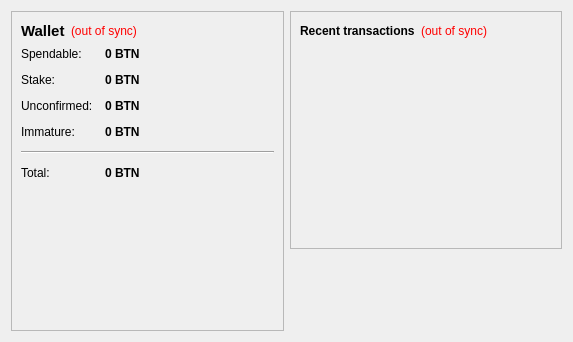
<?xml version="1.0" encoding="UTF-8"?>
<ui version="4.0">
 <class>OverviewPage</class>
 <widget class="QWidget" name="OverviewPage">
  <property name="geometry">
   <rect>
    <x>0</x>
    <y>0</y>
    <width>573</width>
    <height>342</height>
   </rect>
  </property>
  <property name="windowTitle">
   <string>Form</string>
  </property>
  <layout class="QHBoxLayout" name="horizontalLayout" stretch="1,1">
   <item>
    <layout class="QVBoxLayout" name="verticalLayout_2">
     <item>
      <widget class="QFrame" name="frame">
       <property name="frameShape">
        <enum>QFrame::StyledPanel</enum>
       </property>
       <property name="frameShadow">
        <enum>QFrame::Raised</enum>
       </property>
       <layout class="QVBoxLayout" name="verticalLayout_4">
        <item>
         <layout class="QHBoxLayout" name="horizontalLayout_4">
          <item>
           <widget class="QLabel" name="label_5">
            <property name="font">
             <font>
              <pointsize>11</pointsize>
              <weight>75</weight>
              <bold>true</bold>
             </font>
            </property>
            <property name="text">
             <string>Wallet</string>
            </property>
           </widget>
          </item>
          <item>
           <widget class="QLabel" name="labelWalletStatus">
            <property name="toolTip">
             <string>The displayed information may be out of date. Your wallet automatically synchronizes with the Bitnet network after a connection is established, but this process has not completed yet.</string>
            </property>
            <property name="styleSheet">
             <string notr="true">QLabel { color: red; }</string>
            </property>
            <property name="text">
             <string notr="true">(out of sync)</string>
            </property>
            <property name="alignment">
             <set>Qt::AlignLeading|Qt::AlignLeft|Qt::AlignVCenter</set>
            </property>
           </widget>
          </item>
          <item>
           <spacer name="horizontalSpacer_2">
            <property name="orientation">
             <enum>Qt::Horizontal</enum>
            </property>
            <property name="sizeHint" stdset="0">
             <size>
              <width>40</width>
              <height>20</height>
             </size>
            </property>
           </spacer>
          </item>
         </layout>
        </item>
        <item>
         <layout class="QFormLayout" name="formLayout_2">
          <property name="fieldGrowthPolicy">
           <enum>QFormLayout::AllNonFixedFieldsGrow</enum>
          </property>
          <property name="horizontalSpacing">
           <number>12</number>
          </property>
          <property name="verticalSpacing">
           <number>12</number>
          </property>
          <item row="0" column="0">
           <widget class="QLabel" name="label">
            <property name="text">
             <string>Spendable:</string>
            </property>
           </widget>
          </item>
          <item row="0" column="1">
           <widget class="QLabel" name="labelBalance">
            <property name="font">
             <font>
              <weight>75</weight>
              <bold>true</bold>
             </font>
            </property>
            <property name="cursor">
             <cursorShape>IBeamCursor</cursorShape>
            </property>
            <property name="toolTip">
             <string>Your current spendable balance</string>
            </property>
            <property name="text">
             <string notr="true">0 BTN</string>
            </property>
            <property name="textInteractionFlags">
             <set>Qt::LinksAccessibleByMouse|Qt::TextSelectableByKeyboard|Qt::TextSelectableByMouse</set>
            </property>
           </widget>
          </item>
          <item row="1" column="0">
           <widget class="QLabel" name="label_6">
            <property name="text">
             <string>Stake:</string>
            </property>
           </widget>
          </item>
          <item row="1" column="1">
           <widget class="QLabel" name="labelStake">
            <property name="font">
             <font>
              <weight>75</weight>
              <bold>true</bold>
             </font>
            </property>
            <property name="cursor">
             <cursorShape>IBeamCursor</cursorShape>
            </property>
            <property name="toolTip">
             <string>Total of coins that was staked, and do not yet count toward the current balance</string>
            </property>
            <property name="text">
             <string notr="true">0 BTN</string>
            </property>
            <property name="textInteractionFlags">
             <set>Qt::LinksAccessibleByMouse|Qt::TextSelectableByKeyboard|Qt::TextSelectableByMouse</set>
            </property>
           </widget>
          </item>
          <item row="2" column="0">
           <widget class="QLabel" name="label_3">
            <property name="text">
             <string>Unconfirmed:</string>
            </property>
           </widget>
          </item>
          <item row="2" column="1">
           <widget class="QLabel" name="labelUnconfirmed">
            <property name="font">
             <font>
              <weight>75</weight>
              <bold>true</bold>
             </font>
            </property>
            <property name="cursor">
             <cursorShape>IBeamCursor</cursorShape>
            </property>
            <property name="toolTip">
             <string>Total of transactions that have yet to be confirmed, and do not yet count toward the current balance</string>
            </property>
            <property name="text">
             <string notr="true">0 BTN</string>
            </property>
            <property name="textInteractionFlags">
             <set>Qt::LinksAccessibleByMouse|Qt::TextSelectableByKeyboard|Qt::TextSelectableByMouse</set>
            </property>
           </widget>
          </item>
          <item row="3" column="0">
           <widget class="QLabel" name="labelImmatureText">
            <property name="text">
             <string>Immature:</string>
            </property>
           </widget>
          </item>
          <item row="3" column="1">
           <widget class="QLabel" name="labelImmature">
            <property name="font">
             <font>
              <weight>75</weight>
              <bold>true</bold>
             </font>
            </property>
            <property name="toolTip">
             <string>Mined balance that has not yet matured</string>
            </property>
            <property name="text">
             <string notr="true">0 BTN</string>
            </property>
            <property name="textInteractionFlags">
             <set>Qt::LinksAccessibleByMouse|Qt::TextSelectableByKeyboard|Qt::TextSelectableByMouse</set>
            </property>
           </widget>
          </item>
          <item row="4" column="0" colspan="2">
           <widget class="Line" name="line">
            <property name="orientation">
             <enum>Qt::Horizontal</enum>
            </property>
           </widget>
          </item>
          <item row="5" column="0">
           <widget class="QLabel" name="labelTotalText">
            <property name="text">
             <string>Total:</string>
            </property>
           </widget>
          </item>
          <item row="5" column="1">
           <widget class="QLabel" name="labelTotal">
            <property name="font">
             <font>
              <weight>75</weight>
              <bold>true</bold>
             </font>
            </property>
            <property name="cursor">
             <cursorShape>IBeamCursor</cursorShape>
            </property>
            <property name="toolTip">
             <string>Your current total balance</string>
            </property>
            <property name="text">
             <string notr="true">0 BTN</string>
            </property>
            <property name="textInteractionFlags">
             <set>Qt::LinksAccessibleByMouse|Qt::TextSelectableByKeyboard|Qt::TextSelectableByMouse</set>
            </property>
           </widget>
          </item>
         </layout>
        </item>
        <item>
         <spacer name="verticalSpacer">
          <property name="orientation">
           <enum>Qt::Vertical</enum>
          </property>
          <property name="sizeHint" stdset="0">
           <size>
            <width>20</width>
            <height>40</height>
           </size>
          </property>
         </spacer>
        </item>
       </layout>
      </widget>
     </item>
    </layout>
   </item>
   <item>
    <layout class="QVBoxLayout" name="verticalLayout_3">
     <item>
      <widget class="QFrame" name="frame_2">
       <property name="frameShape">
        <enum>QFrame::StyledPanel</enum>
       </property>
       <property name="frameShadow">
        <enum>QFrame::Raised</enum>
       </property>
       <layout class="QVBoxLayout" name="verticalLayout">
        <item>
         <layout class="QHBoxLayout" name="horizontalLayout_2">
          <item>
           <widget class="QLabel" name="label_4">
            <property name="text">
             <string>&lt;b&gt;Recent transactions&lt;/b&gt;</string>
            </property>
           </widget>
          </item>
          <item>
           <widget class="QLabel" name="labelTransactionsStatus">
            <property name="toolTip">
             <string>The displayed information may be out of date. Your wallet automatically synchronizes with the Bitnet network after a connection is established, but this process has not completed yet.</string>
            </property>
            <property name="styleSheet">
             <string notr="true">QLabel { color: red; }</string>
            </property>
            <property name="text">
             <string notr="true">(out of sync)</string>
            </property>
            <property name="alignment">
             <set>Qt::AlignRight|Qt::AlignTrailing|Qt::AlignVCenter</set>
            </property>
           </widget>
          </item>
          <item>
           <spacer name="horizontalSpacer">
            <property name="orientation">
             <enum>Qt::Horizontal</enum>
            </property>
            <property name="sizeHint" stdset="0">
             <size>
              <width>40</width>
              <height>20</height>
             </size>
            </property>
           </spacer>
          </item>
         </layout>
        </item>
        <item>
         <widget class="QListView" name="listTransactions">
          <property name="styleSheet">
           <string notr="true">QListView { background: transparent; }</string>
          </property>
          <property name="frameShape">
           <enum>QFrame::NoFrame</enum>
          </property>
          <property name="verticalScrollBarPolicy">
           <enum>Qt::ScrollBarAlwaysOff</enum>
          </property>
          <property name="horizontalScrollBarPolicy">
           <enum>Qt::ScrollBarAlwaysOff</enum>
          </property>
          <property name="selectionMode">
           <enum>QAbstractItemView::NoSelection</enum>
          </property>
         </widget>
        </item>
       </layout>
      </widget>
     </item>
     <item>
      <spacer name="verticalSpacer_2">
       <property name="orientation">
        <enum>Qt::Vertical</enum>
       </property>
       <property name="sizeHint" stdset="0">
        <size>
         <width>20</width>
         <height>40</height>
        </size>
       </property>
      </spacer>
     </item>
    </layout>
   </item>
  </layout>
 </widget>
 <resources/>
 <connections/>
</ui>
